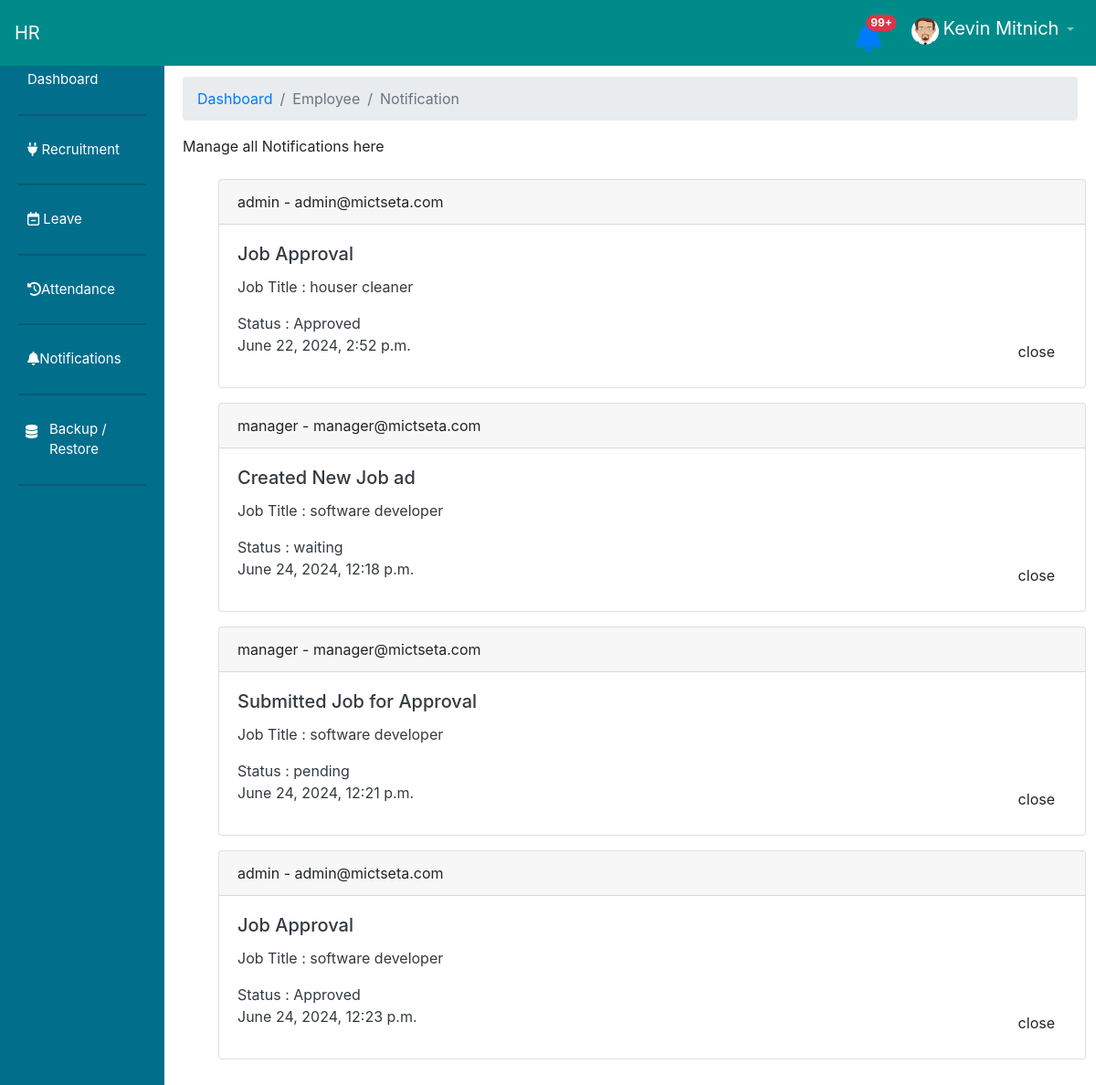
/dashboard/get_notifications/ (signed in), run on an earlier commit of the app's database.
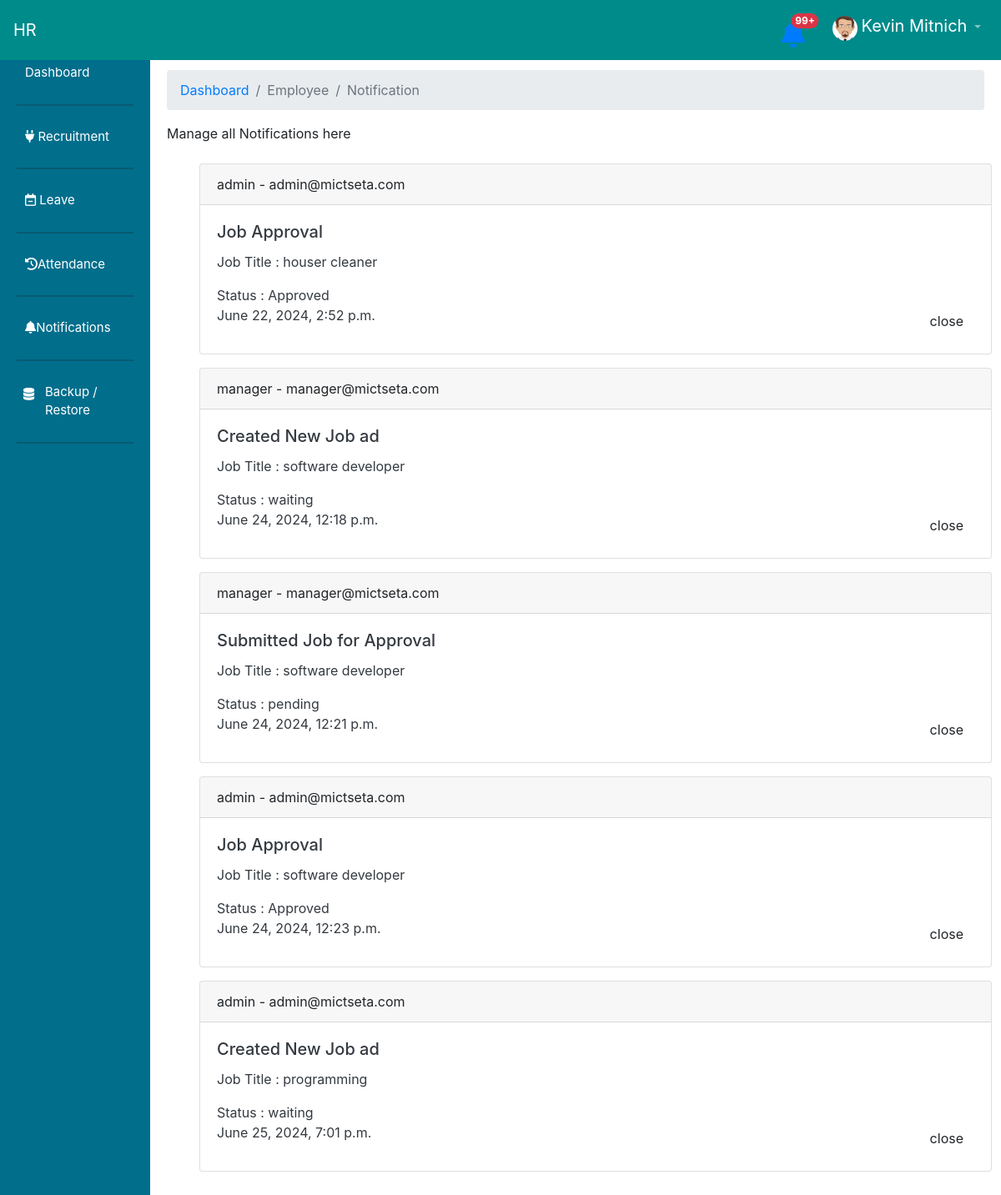
And on a later commit of the database.
### jobs/models.py (models this page shows)
class Notification(models.Model):
    user = models.ForeignKey(User, on_delete=models.CASCADE, related_name='notifications')
    action = models.CharField(max_length=225, unique=False, null=False)
    job_title = models.CharField(max_length=225, unique=False, null=False)
    status = models.CharField(max_length=225, unique=False, null=False)
    timestamp = models.DateTimeField(auto_now_add=True)
    is_seen = models.BooleanField(null=False, default=False)

### dashboard/views.py (the view)
# urls.py: path('get_notifications/', views.get_notifications, name="dashboard.get_notifications"),
@csrf_protect
def get_notifications(request):
	if request.user.is_authenticated:
		try:
			if request.user.is_superuser:
				notification = Notification.objects.all()
				return render(request,'notification.html',{'notifications':notification.reverse()})
			elif request.user.is_staff:
				notification = Notification.objects.filter(user=request.user)
			return render(request,'notification.html',{'notifications':notification.reverse()})
		except Exception as e:
			return HttpResponse(f"<h1> Sever Error : Notification: {e}</h1>")
	else:
		return redirect('render_auth_page')

### dashboard/templates/notification.html (shortened to what this page needs)
{% extends 'dashboard_base.html' %}
{% load static %}
{% block breadcrumbs %}
      <li class="breadcrumb-item active" aria-current="page">Employee</li>
      <li class="breadcrumb-item active" aria-current="page">Notification</li>
     {% endblock %}
{% block description %} Manage all Notifications here  {% endblock %}
{% block content %}
     <div class="container m-4 ">
    	{% if notifications %}
	     {% for notific in notifications %}
	     	{% if notific.is_seen %}
	     	{% else %}
	     	<div class="card mb-3 card-notification" style="width: 100%;">
			  <div class="card-header back-for" ><span>{{notific.user.username}} - {{notific.user.email }}</span>  </div>
			  <div class="card-body text-dark">
			    <h5 class="card-title">{{notific.action}}</h5>
			    <div>
			    	<p class="card-text"> Job Title : {{notific.job_title}}</p>
			    	<p class="card-text" > Status : {{notific.status}}</p>
			    </div>
			    <p class="card-text d-flex justify-content-between" > {{notific.timestamp}}  <a href="{% url 'dashboard.delete_notifications' notific.id %}" class="btn back-for">close</a> </p>
			  </div>
			</div>
			{% endif %}
		{% endfor %}
	{% endif %}
     </div>
{% endblock %}

What changed in the data, as far as the page shows it:
added Notification: user.username "admin", user.email "admin@mictseta.com", action "Created New Job ad", job_title "programming", status "waiting", timestamp "June 25, 2024, 7:01 p.m."
